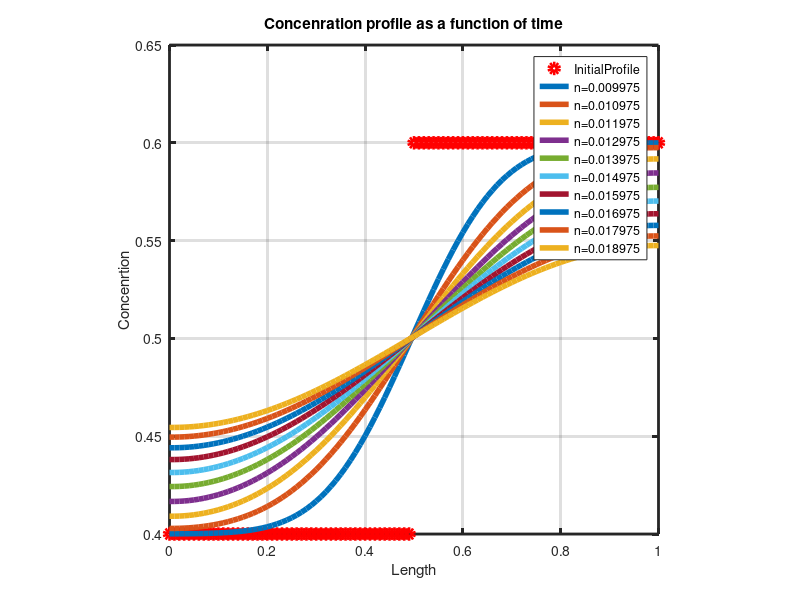

Reproduce this figure in MATLAB.
%
% Copyright (c) 2018, Vishal_S
% All rights reserved. Please read the "license.txt" for license terms.
%
% Project Title: phase_field_kobayashi
% 
% Developer: Vishal S
% 
% Contact Info: vishalsubbu97@gmail.com
%
clear all
clc
clf

xstart = 0;
xend  = 1;
delx = 0.01;
diffusivity = 1;
delt =  (delx*delx)/ (4*diffusivity);
x = xstart:delx:xend;
N = (xend-xstart)/delx + 1;
c_new = zeros(N,1);
c_old = zeros(N,1);
%Initialising initial profile 
% m = 2;
% for i = 1:N
%     c_old(i) = 0.5*sin ( m*x(i)*3.1415 /xend) + 0.5;
% end

for i = 1:N/2+1
    c_old(i) = 0.4;
    c_old(N + 1-i) = 0.6;
end
plot(x,c_old,'ro','linewidth',4.0,'DisplayName','InitialProfile');
hold on;
xlabel('Length');
ylabel('Concenrtion')
ax = gca ;
set(ax, 'linewidth',2.0);
axis('square');
grid on;
for j = 1:10
    for i = 1:400
        k = 2;
        c_new(k) = c_old(k) + delt*diffusivity*(c_old(k+1) - c_old(k) )/(delx*delx) ;
        for k = 3 :N-2
            c_new(k) = c_old(k) + delt*diffusivity*(c_old(k+1) + c_old(k-1) - 2*c_old(k) )/(delx*delx) ;
        end
        k = N-1;
        c_new(k) = c_old(k) + delt*diffusivity*( c_old(k-1) - c_old(k) )/(delx*delx) ;
        c_new(1) = c_new(2);
        c_new(N) = c_new(N-1);
        c_old = c_new;
    end
    time = delt*(i-1) + (j-1)*40*delt;
    str = ['n=',num2str(time)];
    plot(x,c_old,'linewidth',4.0,'DisplayName',str);
    hold on;
    xlabel('Length');
    ylabel('Concenrtion')
    ax = gca ;
    set(ax, 'linewidth',2.0);
    axis('square');
end
title('Concenration profile as a function of time');
legend('show');  


